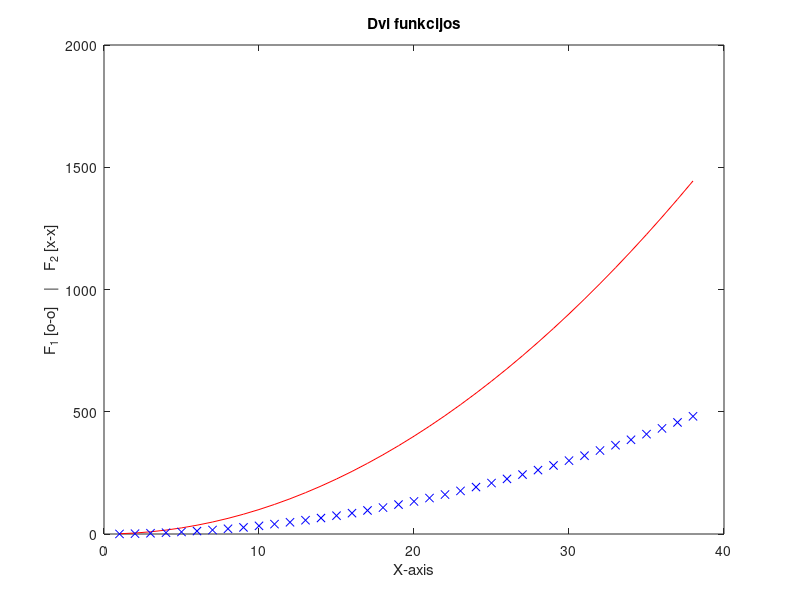

Write MATLAB code to recreate this figure.
x = 1:38;
y = x.^2;

plot(x, y, 'r-', x, y/3, 'xb')
title('Dvi funkcijos')
xlabel('X-axis')
ylabel('F_1 [o-o]    |    F_2 [x-x]')

N = 9;

v = N+1:0.5:N+4;

A = [N N+1 N+2;
     N+3 N+4 N+5;
     N+6 N+7 N+8];

a = A(3,2);

b = A(2:3,1:2);

c = A([1 3],[1 3]);

v_modified = reshape(v(1:6), 3, 2);

B = [A v_modified];
